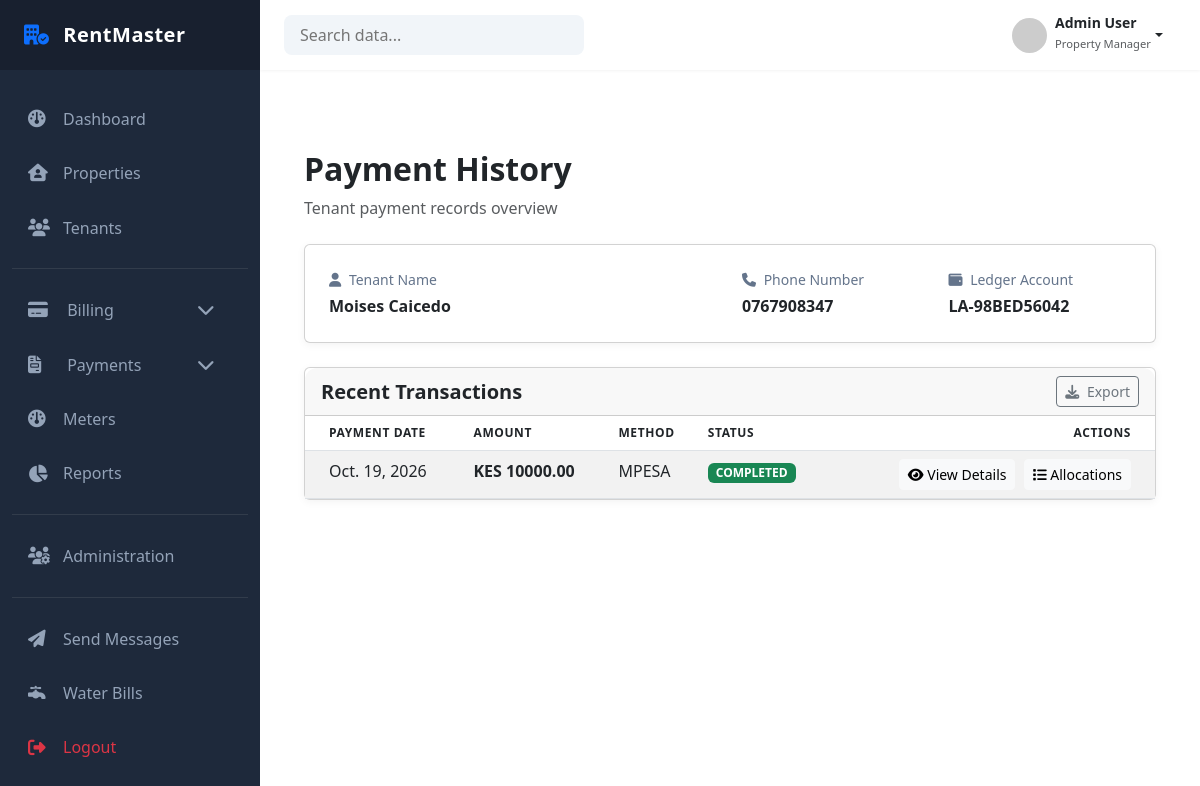
Screenshot of /finance/payments/history/1/ (signed in) with the database file from the repository.
### tenants/models.py (models this page shows, shortened)
class Tenant(models.Model):
    first_name = models.CharField(max_length=100)
    last_name = models.CharField(max_length=100)
    landlord = models.ForeignKey(
        settings.AUTH_USER_MODEL,
        on_delete=models.PROTECT,
        limit_choices_to={"role": "LANDLORD"},
        related_name="tenants"
    )
    phone_number = models.CharField(max_length=20)
    email = models.EmailField(blank=True)
    id_number = models.CharField(max_length=50)
    date_of_birth = models.DateField(null=True, blank=True)
    is_active = models.BooleanField(default=True)
    created_at = models.DateTimeField(auto_now_add=True)
    created_by = models.ForeignKey(
        settings.AUTH_USER_MODEL,
        on_delete=models.PROTECT
    )
    class Meta:
        constraints = [
            UniqueConstraint(
                fields=["id_number", "landlord"],
                name="unique_id_per_landlord"
            ),
            UniqueConstraint(
                fields=["phone_number", "landlord"],
                name="unique_phone_per_landlord"
            )
        ]

class Tenancy(models.Model):
    tenant = models.ForeignKey(
        "Tenant",
        on_delete=models.PROTECT,
        related_name="tenancies"
    )
    unit = models.ForeignKey(
        Unit,
        on_delete=models.PROTECT,
        related_name="tenancies"
    )
    start_date = models.DateField() # when tenancy officially begins
    end_date = models.DateField(null=True, blank=True) # when tenancy ends
    rent_amount = models.DecimalField(max_digits=12, decimal_places=2)
    status = models.CharField(
        max_length=20,
        choices=TenancyStatus.choices,
        default=TenancyStatus.ACTIVE
    )
    created_by = models.ForeignKey(
        settings.AUTH_USER_MODEL,
        on_delete=models.PROTECT,
        related_name="created_tenancies"
    )
    created_at = models.DateTimeField(auto_now_add=True)
    updated_at = models.DateTimeField(auto_now=True)
    class Meta:
        ordering = ["-start_date"]
        constraints = [
            models.UniqueConstraint(
                fields=["unit"],
                condition=Q(status="ACTIVE"),
                name="unique_active_tenancy_per_unit"
            ),
            models.UniqueConstraint(
                fields=["tenant"],
                condition=Q(status="ACTIVE"),
                name="unique_active_tenancy_per_tenant"
            )
        ]

### finance/models.py (models this page shows, shortened)
class LedgerAccount(models.Model):
    tenancy = models.OneToOneField(
        Tenancy,
        on_delete=models.PROTECT,
        related_name="ledger_account"
    )
    account_number = models.CharField(max_length=30, unique=True, editable=False)
    is_active = models.BooleanField(default=True)
    created_at = models.DateTimeField(auto_now_add=True)
    updated_at = models.DateTimeField(auto_now=True)
    class Meta:
        ordering = ["-created_at"]

class Payment(models.Model):
    ledger_account = models.ForeignKey(
        LedgerAccount,
        on_delete=models.PROTECT,
        related_name="payments"
    )
    amount = models.DecimalField(max_digits=20, decimal_places=2)
    payment_date = models.DateField()
    method = models.CharField(
        max_length=20,
        choices=PaymentMethod.choices
    )
    status = models.CharField(
        max_length=20,
        choices=PaymentStatus.choices,
        default=PaymentStatus.COMPLETED
    )
    reversed_at = models.DateTimeField(
        null=True,
        blank=True
    )
    reversed_by = models.ForeignKey(
        settings.AUTH_USER_MODEL,
        on_delete=models.SET_NULL,
        null=True,
        blank=True,
        related_name="reversed_payments"
    )
    reference_code = models.CharField(
        max_length=100,
        unique=True,
        blank=True
    )
    notes = models.TextField(blank=True)
    created_at = models.DateTimeField(auto_now_add=True)
    created_by = models.ForeignKey(
        settings.AUTH_USER_MODEL,
        on_delete=models.CASCADE
    )

### finance/views/payment_views.py (the view)
def tenant_payment_history_view(request, tenant_id):
    try:
        data = get_tenant_payment_history(
            user=request.user,
            tenant_id=tenant_id
        )
        context = {
            "tenant": data["tenant"],
            "payments": data["payments"],
            "ledger_account": data["ledger_account"],
        }
        return render(
            request,
            "payments/tenant_payment_history.html",
            context
        )
    except PermissionError as e:
        messages.error(request, str(e))
        return redirect("finance:payment_search")
    except Exception as e:
        messages.error(request, "An error occurred while fetching payment history.")
        return redirect("finance:payment_search")

### templates/payments/tenant_payment_history.html (shortened to what this page needs)
{% extends 'dashboard/base_dashboard.html' %}
{% load static %}
{% block extra_css %}
<link rel="stylesheet" href="{% static 'payments/css/tenant_payment_history.css' %}" />
<link href="https://cdn.jsdelivr.net/npm/bootstrap@5.3.0/dist/css/bootstrap.min.css" rel="stylesheet">
<link rel="stylesheet" href="https://cdnjs.cloudflare.com/ajax/libs/font-awesome/6.4.0/css/all.min.css">
{% endblock %}
{% block content %}
<div class="container py-5">
    <header class="mb-4">
        <h2 class="fw-bold text-dark">Payment History</h2>
        <p class="text-muted">Tenant payment records overview</p>
    </header>
    <div class="card mb-4">
        <div class="card-body p-4">
            <div class="row">
                <div class="col-md-6 mb-3 mb-md-0">
                    <div class="info-label"><i class="fa-solid fa-user me-1"></i> Tenant Name</div>
                    <div class="info-value">{{ tenant.first_name }} {{ tenant.last_name }}</div>
                </div>
                <div class="col-md-3 mb-3 mb-md-0">
                    <div class="info-label"><i class="fa-solid fa-phone me-1"></i> Phone Number</div>
                    <div class="info-value">{{ tenant.phone_number }}</div>
                </div>
                <div class="col-md-3">
                    <div class="info-label"><i class="fa-solid fa-wallet me-1"></i> Ledger Account</div>
                    <div class="info-value">{{ tenant.tenancies.first.ledger_account.account_number }}</div>
                </div>
            </div>
        </div>
    </div>
    <div class="card">
        <div class="card-header d-flex justify-content-between align-items-center">
            <h5 class="card-title mb-0 fw-bold">Recent Transactions</h5>
            <button class="btn btn-sm btn-outline-secondary"><i class="fa-solid fa-download me-1"></i> Export</button>
        </div>
        <div class="table-responsive">
            {% if payments %}
            <table class="table table-striped table-hover mb-0">
                <thead>
                    <tr>
                        <th class="ps-4">Payment Date</th>
                        <th>Amount</th>
                        <th>Method</th>
                        <th>Status</th>
                        <th class="text-end pe-4">Actions</th>
                    </tr>
                </thead>
                <tbody>
                    {% for payment in payments %}
                    <tr>
                        <td class="ps-4">{{ payment.payment_date }}</td>
                        <td class="fw-bold">KES {{ payment.amount }}</td>
                        <td>{{ payment.method }}</td>
                        <td><span class="badge bg-success px-2 py-1">{{ payment.status }}</span></td>
                        <td class="text-end pe-4">
                            <a href="{% url 'finance:payment_detail' payment.id %}" class="btn btn-sm btn-light btn-action me-1"><i class="fa-solid fa-eye"></i> View Details</a>
                            <a href="{% url 'finance:payment_allocations' payment.id %}" class="btn btn-sm btn-light btn-action"><i class="fa-solid fa-list"></i> Allocations</a>
                        </td>
                    </tr>
                    {% endfor %}
                </tbody>
            </table>
            {% endif %}
        </div>
    </div>
</div>
{% endblock %}

### static/dashboard/css/dashboard.css (style rules this page uses)
:root { --sidebar-width: 260px; --primary-color: #2563eb; --dark-blue: #1e293b; --light-bg: #f8fafc; --top-navbar-height: 70px; }
body { font-family: "Inter", sans-serif; background-color: var(--light-bg); overflow-x: hidden; }

### static/payments/css/tenant_payment_history.css (style rules this page uses)
body { background-color: #f4f7f6; font-family: 'Inter', sans-serif; color: #334155; }
.card { border: none; border-radius: 12px; box-shadow: 0 2px 8px rgba(0, 0, 0, 0.05); }
.card-header { background-color: #ffffff; border-bottom: 1px solid #edf2f7; padding: 1.25rem; border-radius: 12px 12px 0 0 !important; }
.table thead { background-color: #f8fafc; color: #64748b; text-transform: uppercase; font-size: 0.75rem; letter-spacing: 0.05em; }
.info-label { color: #64748b; font-size: 0.875rem; margin-bottom: 0.25rem; }
.info-value { font-weight: 600; font-size: 1rem; }
.btn-action { font-size: 0.8rem; padding: 0.4rem 0.8rem; }

### rows the page displays
Tenant: first_name "Moises", last_name "Caicedo", phone_number "0767908347", tenancies.first.ledger_account.account_number "LA-98BED56042"
Payment: payment_date "Oct. 19, 2026", amount "10000.00", method "MPESA", status "COMPLETED"
